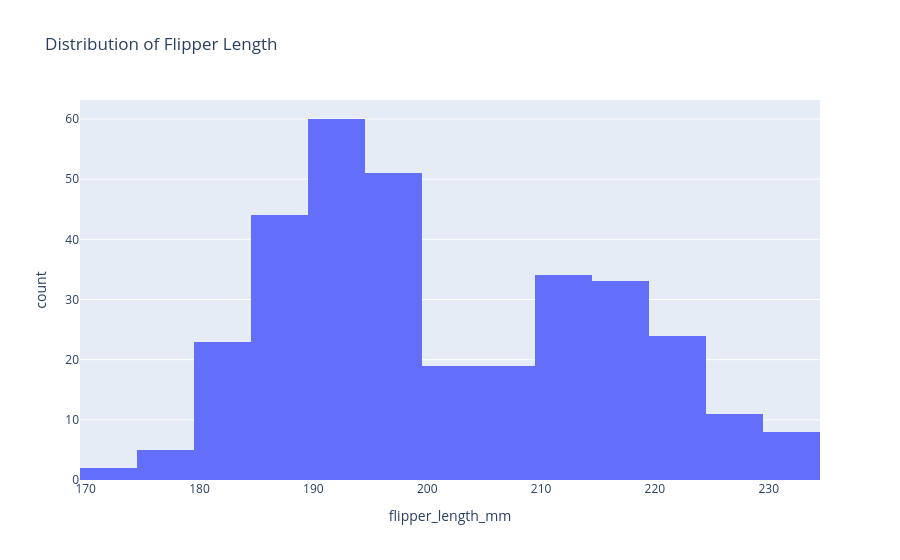

Notebook code for this chart:
### Code cell
fig = px.histogram(df, x="flipper_length_mm", nbins=20,
                   title="Distribution of Flipper Length")
fig.show()

### Figure 1 — Plotly figure (JSON) as saved in the notebook; plotly's stock layout.template omitted (floating-point values rounded to 4 significant figures; data arrays with more than 128 entries replaced by an {"elided": "..."} marker saying what was removed)
{"data": [{"bingroup": "x", "hovertemplate": "flipper_length_mm=%{x}<br>count=%{y}<extra></extra>", "legendgroup": "", "marker": {"color": "#636efa", "pattern": {"shape": ""}}, "name": "", "nbinsx": 20, "orientation": "v", "showlegend": false, "type": "histogram", "x": {"elided": "333 float values"}, "xaxis": "x", "yaxis": "y"}], "layout": {"barmode": "relative", "legend": {"tracegroupgap": 0}, "title": {"text": "Distribution of Flipper Length"}, "xaxis": {"anchor": "y", "domain": [0, 1], "title": {"text": "flipper_length_mm"}}, "yaxis": {"anchor": "x", "domain": [0, 1], "title": {"text": "count"}}}}
